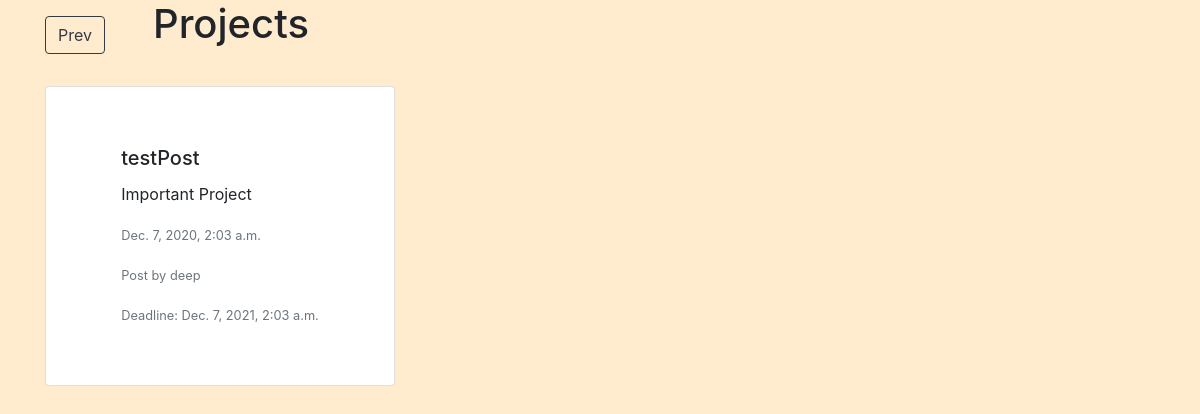
Page /projects/ on the earlier database version.
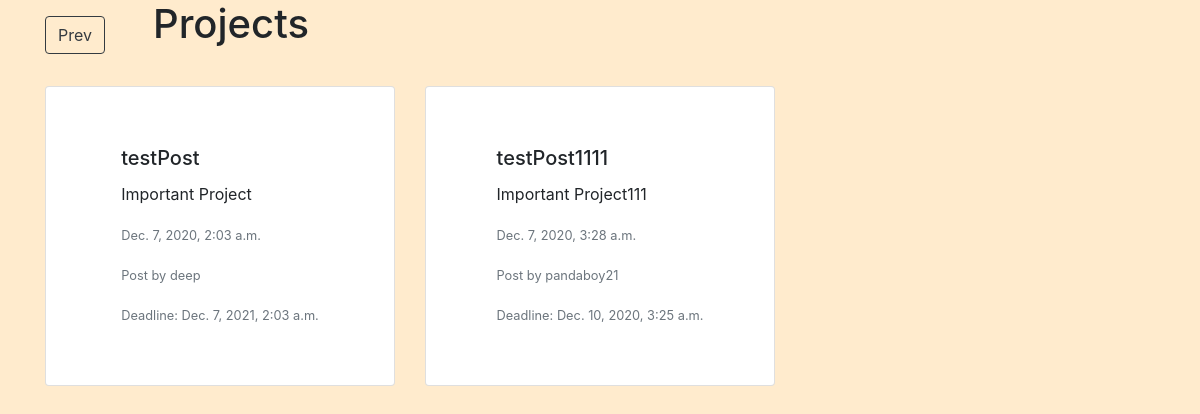
Same page on the later database version.
### postandcomment/models.py (models this page shows, shortened)
class ProjectPost(models.Model):
    title = models.TextField(default="testPost")
    date_posted = models.DateTimeField(default=timezone.now)
    author = models.ForeignKey(User, on_delete=models.CASCADE, related_name='author_name')
    contributors = models.ManyToManyField(User)
    requirements = models.TextField(default='Dedication')
    description = models.TextField(default='Important Project')
    domain = models.TextField(default='general')
    deadline = models.DateTimeField(default=timezone.now)
    image = models.ImageField(default='default.jpg', upload_to='post_pics', blank = True)
    link = models.URLField(blank = True)

### postandcomment/views.py (the view)
# urls.py: path('projects/', views.projectListView, name='proj'),
def projectListView(request):
  projects = ProjectPost.objects.all()
  context = {
    'posts': projects,
  }
  return render(request, 'projectPostList.html', context)

### postandcomment/templates/projectPostList.html (shortened to what this page needs)
<!doctype html>
<html lang="en">
  <head>
    <link rel="stylesheet" href="https://stackpath.bootstrapcdn.com/bootstrap/4.3.1/css/bootstrap.min.css">
  </head>
  <body>
    <section style="display: flex; justify-content: center; align-items: center;">
        <div class="container">
            <h1 align='center' style="display: inline-block;"><a href="{% url 'index' %}"><button class="btn btn-outline-dark mr-5 mt-3" style="float: left;">Prev</button></a>Projects</h1>
            <br>
            <br>
            <div class="row">
                {% for postDetails in posts %}
                <div class="col-md-4">
                    {% if request.user.is_authenticated %}
                    <a href="{% url 'postandcomment_app:projectPost' postDetails.id %}" style="text-decoration: none; ">
                        <div class="card mb-3 align-items-center" style="max-width: 1000px; display: flex; justify-content: center; align-items: center; height: 300px;">
                            <div class="row no-gutters">
                            <div class="col">
                                <div class="card-body">
                                <h5 class="card-title">{{postDetails.title}}</h5>
                                <p class="card-text"> <span><i class="fas fa-thumbs-up"></i></span> {{ postDetails.description }}</p>
                                <p class="card-text"><small class="text-muted">{{postDetails.date_posted}}</small></p>
                                <p class="card-text"><small class="text-muted">Post by {{postDetails.author}}</small></p>
                                <p class="card-text"><small class="text-muted">Deadline: {{postDetails.deadline}}</small></p>
                                </div>
                            </div>
                            </div>
                        </div>
                    </a>
                    {% else %}
                        <div class="card mb-3 align-items-center" style="max-width: 1000px; height: 300px; display: flex; justify-content: center; align-items: center;">
                            <div class="row no-gutters">
                            <div class="col">
                                <div class="card-body">
                                <h5 class="card-title">{{postDetails.title}}</h5>
                                <p class="card-text"> <span></span> {{ postDetails.description }}</p>
                                <p class="card-text"><small class="text-muted">{{postDetails.date_posted}}</small></p>
                                <p class="card-text"><small class="text-muted">Post by {{postDetails.author}}</small></p>
                                <p class="card-text"><small class="text-muted">Deadline: {{postDetails.deadline}}</small></p>
                                </div>
                            </div>
                            </div>
                        </div>
                    {% endif %}
                </div>
                {% endfor %}
            </div>
        </div>
    </section>
  </body>
</html>

### postandcomment/templates/projectPostList.html (style rules this page uses)
body { background-color: blanchedalmond; }
.card { transition: all 0.2s ease-in-out; -webkit-transform: all 0.2s ease-in-out; }

Differences in the rows shown:
added ProjectPost: title "testPost1111", description "Important Project111", date_posted "Dec. 7, 2020, 3:28 a.m.", author "pandaboy21", deadline "Dec. 10, 2020, 3:25 a.m."
